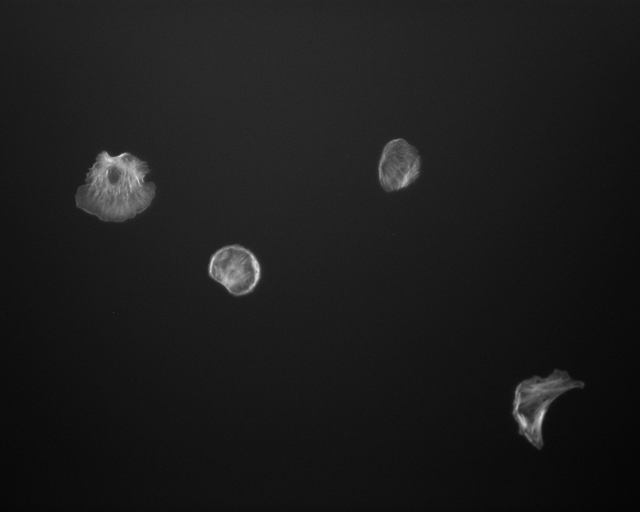
%> input picture UI/Supplementary Data/Example images/MEF_LMNA--/xy001c1.tif, 1280 x 1024 px (shown at 1/2 size)
$ octave FFT_align_spence.m   (GNU Octave 9; MATLAB toolbox functions it lacks are replaced by stand-ins)
%> lines starting %> are read from the running program, lines starting %| are printed output that depends on the picture; in (x1, y1, x2, y2) boxes, pixels count from 0 and x2, y2 are one past the last pixel; in counts of white or black regions, pixels touching at a corner belong together; the program's own positions count from 1
### UI/matlab/imsharpen.m
function B = imsharpen(varargin)
%IMSHARPEN Sharpen image using unsharp masking.
%   B = imsharpen(A) returns an enhanced version of the grayscale or
%   truecolor input image A where the image features, such as edges, have
%   been sharpened using the unsharp masking method.
%
%   B = imsharpen(__,NAME1,VAL1,...) sharpens the image using name-value
%   pairs to control aspects of unsharp masking. Parameter names can be
%   abbreviated.
%
%   Parameters include:
%
%   'Radius'    - Specifies the standard deviation of the Gaussian lowpass
%                 filter used as part of unsharp masking. This value
%                 controls the size of the region around the edge pixels
%                 that is affected by sharpening. A large value sharpens
%                 wider regions around the edges, whereas a small value
%                 sharpens narrower regions around edges. Default value is
%                 1.
%
%   'Amount'    - Specifies the strength of the sharpening effect. A higher
%                 value leads to larger increase in the contrast of the
%                 sharpened pixels. Typical values for this parameter are
%                 within the range [0 2], although values greater than 2
%                 are allowed. Very large values for this parameter may
%                 create undesirable effects in the output image. Default
%                 value is 0.8.
%
%   'Threshold' - A scalar in the range [0 1], specifying the minimum
%                 contrast required for a pixel to be considered an edge
%                 pixel and sharpened by unsharp masking. Higher values
%                 (closer to 1) allow sharpening only in high-contrast
%                 regions, such as strong edges, while leaving low-contrast
%                 regions unaffected. Lower values (closer to 0)
%                 additionally allow sharpening in relatively smoother
%                 regions of the image. This parameter is useful in
%                 avoiding sharpening noise in the output image. Default
%                 value is 0.
%
%   Class Support
%   -------------
%   The input image A is an array of one of the following classes: uint8,
%   int8, uint16, int16, uint32, int32, single, or double. It must be
%   nonsparse. Output image B is of the same size and class as A.
%
%   Notes
%   -----
%   1.  Truecolor (RGB) input image is converted to L*a*b* colorspace
%       and sharpening is applied to the L* channel only. It is converted
%       back to RGB colorspace and returned as output.
%
%   Example 1
%   ---------
%   This example computes and displays a sharpened version of an image
%
%   a = imread('hestain.png');
%   imshow(a), title('Original Image');
%
%   b = imsharpen(a);
%   figure, imshow(b), title('Sharpened Image');
%
%   Example 2
%   ---------
%   This example sharpens an input image using different control parameters
%   for unsharp masking
%
%   a = imread('rice.png');
%   imshow(a), title('Original Image');
%
%   b = imsharpen(a,'Radius',2,'Amount',1);
%   figure, imshow(b), title('Sharpened Image');
%
%   See also FSPECIAL, IMADJUST, IMCONTRAST.

%   Copyright 2012 The MathWorks, Inc.

narginchk(1,7);

[A, radius, amount, threshold] = parse_inputs(varargin{:});

if isempty(A)
    B = A;
    return;
end

isRGB = ndims(A) == 3;
if isRGB
    [A, classA] = convertRGB2Lab(A);
    I = A(:,:,1);
else
    I = A;
end

% Gaussian blurring filter
filtRadius = ceil(radius*2); % 2 Standard deviations include >95% of the area.
filtSize = 2*filtRadius + 1;
gaussFilt = fspecial('gaussian',[filtSize filtSize],radius);

% High-pass filter
sharpFilt = zeros(filtSize,filtSize);
sharpFilt(filtRadius+1,filtRadius+1) = 1;
sharpFilt = sharpFilt - gaussFilt;

if threshold > 0
    % When threshold > 0, sharpening includes a non-linear (thresholding)
    % step

    classI = class(I);
    % Convert image to floating point for computation
    if isinteger(I)
        I = single(I);
    end

    % Compute high-pass component
    B = imfilter(I,sharpFilt,'replicate','conv');

    % Threshold the high-pass component
    B = getThresholdedEdgeComponent(B,threshold);

    % Sharpening - add the high-pass component
    B = imlincomb(1,I,amount,B,classI);
else
    % For threshold = 0, sharpening is a linear filtering operation

    sharpFilt = amount*sharpFilt;
    % Add 1 to the center element of sharpFilt effectively add a unit
    % impulse kernel to sharpFilt.
    sharpFilt(filtRadius+1,filtRadius+1) = sharpFilt(filtRadius+1,filtRadius+1) + 1;
    B = imfilter(I,sharpFilt,'replicate','conv');
end

if isRGB
    A(:,:,1) = B;
    B = convertLab2RGB(A, classA);
end

end

% -------------------------------------------------------------------------

function gradientImg = getThresholdedEdgeComponent(gradientImg,threshold)

absGradientImg = abs(gradientImg);
Gmax = max(absGradientImg(:));
t = Gmax * threshold;
gradientImg(absGradientImg < t) = 0;

end

% -------------------------------------------------------------------------

% [24 lines left out: function convertRGB2Lab, not called in this run]

% -------------------------------------------------------------------------

% [22 lines left out: function convertLab2RGB, not called in this run]

% -------------------------------------------------------------------------

function [A, radius, amount, threshold] = parse_inputs(varargin)

A    = varargin{1};
validImageTypes = {'uint8','int8','uint16','int16','uint32','int32', ...
                   'single','double'};
validateattributes(A,validImageTypes,{'nonsparse','real'},mfilename,'A',1);
N = ndims(A);
if (isvector(A) || N > 3)
    error(message('images:imsharpen:invalidInputImage'));
elseif (N == 3)
    if (size(A,3) ~= 3)
        error(message('images:imsharpen:invalidImageFormat'));
    end
end

% Default values for parameters
radius = 1;
amount = 0.8;
threshold = 0;

args_names = {'radius', 'amount','threshold'};

for i = 2:2:nargin
    arg = varargin{i};
    if ischar(arg)
        idx = find(strncmpi(arg, args_names, numel(arg)));
        if isempty(idx)
            error(message('images:validate:unknownInputString', arg))
        elseif numel(idx) > 1
            error(message('images:validate:ambiguousInputString', arg))
        elseif numel(idx) == 1
            if (i+1 > nargin)
                error(message('images:validate:missingParameterValue'));
            end
            if idx == 1
                radius = varargin{i+1};
                validateattributes(radius,{'double'},{'positive','finite', ...
                    'real', 'nonempty','scalar'}, mfilename,'Radius',i);
            elseif idx == 2
                amount = varargin{i+1};
                validateattributes(amount,{'double'},{'nonnegative','finite', ...
                    'real','nonempty','scalar'}, mfilename,'Amount',i);
            elseif idx == 3
                threshold = varargin{i+1};
                validateattributes(threshold,{'double'},{'finite', ...
                    'real','scalar', '>=', 0, '<=', 1}, mfilename, ...
                    'Threshold',i);
            end
        end
    else
        error(message('images:validate:mustBeString'));
    end
end

end

### UI/matlab/FFT_align_spence.m
%% About

% Description: This function uses FFT analysis to calculate the
% frequencies pixel intensities to determine the collagen fiber orientation
% of a tendon

%% Initialization

% Setup parallel processing
% labs=parpool('size');
ver = version('-release');
if strcmp(ver,'2015a') || strcmp(ver,'2014a')
    if ~exist('parpool') %labs==0
        parpool local
    end
else
    labs=matlabpool('size');
    if labs==0
        matlabpool open
    end
end
% Clear workspace
clearvars -except inipth;
close all;

%% Load SHG image

if (~exist('inipth','var') | inipth==0)
    inipth='C:\Users\Spence\Documents\CloudStation';
end


[fnm, pth] = uigetfile('*_005.tif', 'Select image to analyze',inipth);
%> the answer given: ../Supplementary Data/Example images/MEF_LMNA--/xy001c1.tif
inipth=pth;

if (fnm ==0)
    uiwait(warndlg('You''re doing it wrong!'));
    return;
end

eg_file = fullfile(pth,fnm)

Sdir = dir(fullfile(pth,'*.tif'));

fnames = {Sdir.name};

sr_v = listdlg(...
        'PromptString', 'Choose SHG collagen images', ...
        'SelectionMode', 'Multiple', ...
        'Name', '.tif SHG collagen images', ...
        'InitialValue', 1:2, ...
        'ListString', fnames,...
        'Listsize',[300 400]);
%> the answer given: 1

if(isempty(sr_v))
  uiwait(warndlg('OOPS! There doesn''t seem to be anything here!'));
    return;
end


    for i=1:length(sr_v)
        filename(i,1) = {fullfile(pth, char(fnames(sr_v(i))))};
    end

%%%%
% fnm_pth = fullfile(pth,fnm); % Create a file pathway so MATLAB can navigate to other folders

ang_var = zeros(length(filename(:,1)),3);
ang_dev = zeros(length(filename(:,1)),2);

% Before entering a for loop, ask user if s/he would like to enhance all
% images'

qstring = 'Lookin'' sharp! Would you like all images to look dapper (sharpen/enhanced) as well?';
enhanceChoice = questdlg(qstring, 'Image Enhancement', ...
            'Yes', 'No','Woof', 'Yes');
%> the answer given: Yes

% Ask about window size before jj for loop
    % Ask user for window parameters
    dlg_title = 'Input Window Size Parameters';
    prompt(1,1) = {'Enter Bundle Width (pixels):'};
    prompt(2,1) = {'Enter Bundle height (pixels):'};
    num_lines = 1;
    defAns = {'25', '25'}; % default answer

    answer1 = inputdlg(prompt, dlg_title, num_lines, defAns); % User input
%> the answer given: 25, 25

    windowSize(1) = str2double(answer1{1});
    windowSize(2) = str2double(answer1{2});

    h1 = waitbar(0,'Analyzing images...');
for jj = 1:length(filename(:,1))

        waitbar(jj/length(filename(:,1)));
        pout_init = imread(char(filename(jj)));
%> pout_init is the input picture: size 1024x1280 uint16; min 151, max 763, mean 218.9

    %     pout_init = imread(fnm_pth); % Read the image from whatever pathway the image came from
    pout = pout_init(:,:,end); % Some images have multiple Z layers. Only the last Z layer seems to have data
    clear pout_init


    % Angles are between -90 and 90 deg, so tendon must be horizontal in image
    % pout = imrotate(pout,90);

    % Create mask of tendon area
    BW=im2bw(pout,graythresh(pout));
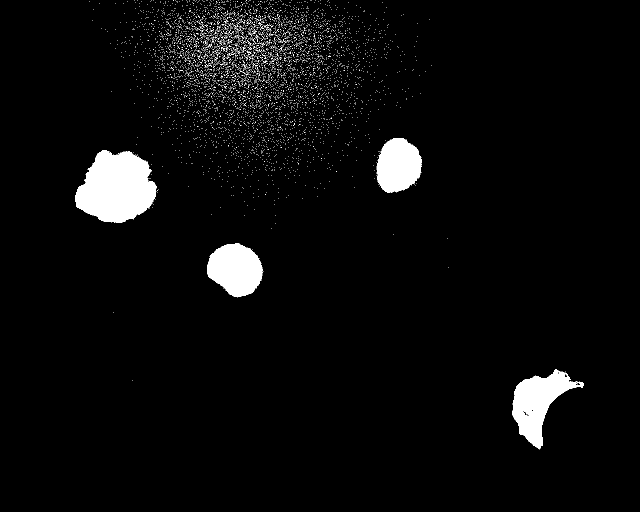
%> BW: size 1024x1280 logical (shown at 1/2 size); 3.9% white; 5776 white regions (5772 under 20 px), largest, box (x1, y1, x2, y2) and area: (150, 300, 314, 446) 16964, (1024, 739, 1168, 899) 9670, (414, 486, 526, 595) 8675, (753, 276, 844, 386) 7541
    BW2=imclose(BW,strel('disk', 6, 4));
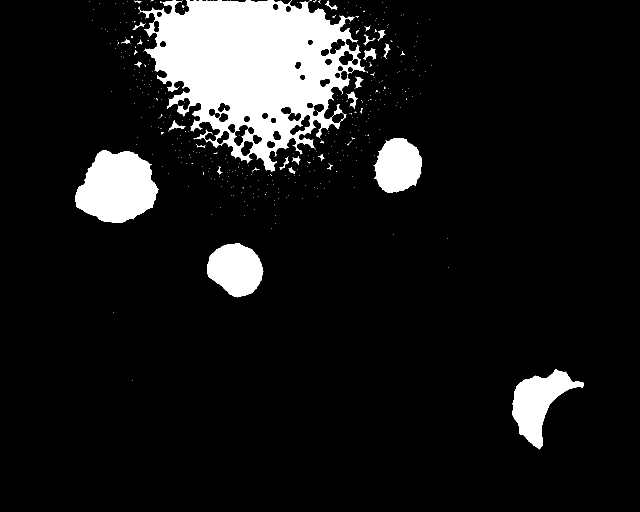
%> BW2: size 1024x1280 logical (shown at 1/2 size); 10.2% white; 375 white regions (345 under 20 px), largest, box (x1, y1, x2, y2) and area: (276, 0, 731, 344) 86187, (150, 300, 318, 446) 17450, (1024, 739, 1168, 899) 9940
    BW3=imfill(BW2,'holes');
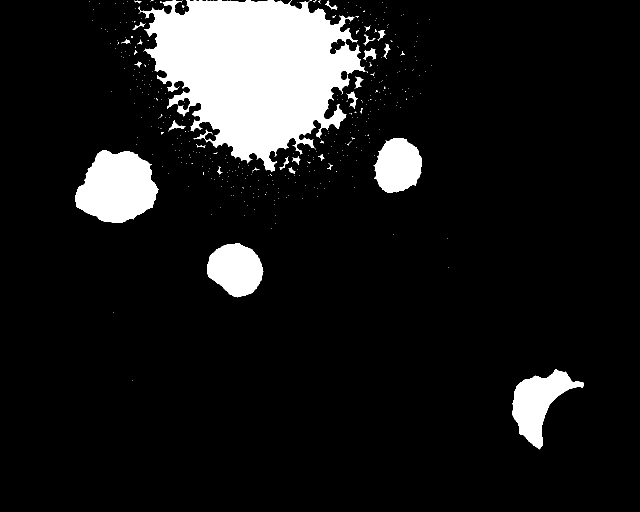
%> BW3: size 1024x1280 logical (shown at 1/2 size); 10.8% white; 374 white regions (344 under 20 px), largest, box (x1, y1, x2, y2) and area: (276, 0, 731, 344) 94678, (150, 300, 318, 446) 17450, (1024, 739, 1168, 899) 9940
    BW4=bwareaopen(BW3,round(size(BW3,1)*size(BW3,2)*.1));
%> BW4: size 1024x1280 logical; every value is 0
    clear BW BW2 BW3
    BW4=ones(size(pout));  % Uncomment if tendon fills FOV
    B = bwboundaries(BW4);

    figure, imshow(pout);
    hold on
    plot(B{1}(:,2),B{1}(:,1),'r')
    hold off
    title('raw image')
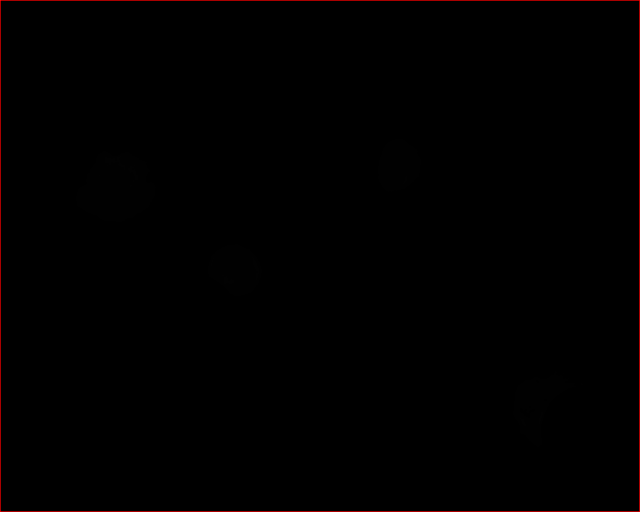
%> figure redrawn from the program's plot data; shown at 1/2 size; its title reads 'raw image'

%    % This wasn't in the paper but I think sharpening the image would help w/
% % dividing the intensities into bands
% % We can ask the user first... but they should
% qstring = 'Sharpening the image will help the code run. Would you like to sharpen?';
% enhanceChoice = questdlg(qstring, 'Image Enhancement', ...
%             'Yes', 'No','Woof', 'Yes');

    % This is from before entering the (jj) for loop-de-loop
        if strcmp(enhanceChoice,'Yes')
            pout_imadjust = imadjust(pout);
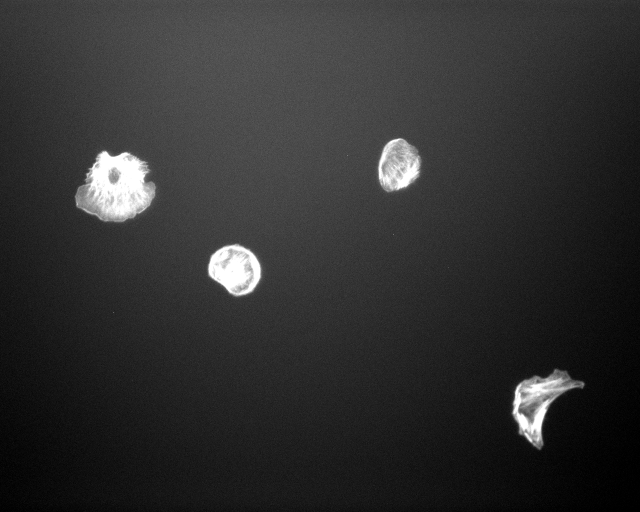
%> pout_imadjust: size 1024x1280 uint16 (shown at 1/2 size); min 0, max 65535, mean 12404.4; drawn with min black and max white
            % pout_histeq = histeq(pout);
            % pout_adapthisteq = imadjust(adapthisteq(pout));
            pout_sharp = imsharpen(pout_imadjust, 'Threshold',0.5);% 'Amount', 2);
%> the loop in parse_inputs, `for i = 2:2:nargin` made 1 pass
%> (arg, idx, threshold) on pass 1: ('Threshold', 3, 0.5)
%> after the loop in parse_inputs, `for i = 2:2:nargin`: amount = 0.8; radius = 1
%> in imsharpen, `[A, radius, amount, threshold] = parse_inputs(varargin{:});`: amount = 0.8; threshold = 0.5
%> in imsharpen, `filtRadius = ceil(radius*2);`: filtRadius = 2
%> in imsharpen, `filtSize = 2*filtRadius + 1;`: filtSize = 5
%> in imsharpen, `gaussFilt = fspecial('gaussian',[filtSize filtSize],radius);`: gaussFilt = [0.00297 0.0133 0.0219 0.0133 0.00297; 0.0133 0.0596 0.0983 0.0596 0.0133; 0.0219 0.0983 0.162 0.0983 0.0219; 0.0133 0.0596 0.0983 0.0596 0.0133; 0.00297 0.0133 0.0219 0.0133 0.00297]
%> in imsharpen, `sharpFilt = sharpFilt - gaussFilt;`: sharpFilt = [-0.00297 -0.0133 -0.0219 -0.0133 -0.00297; -0.0133 -0.0596 -0.0983 -0.0596 -0.0133; -0.0219 -0.0983 0.838 -0.0983 -0.0219; -0.0133 -0.0596 -0.0983 -0.0596 -0.0133; -0.00297 -0.0133 -0.0219 -0.0133 -0.00297]
%> in imsharpen, `B = imfilter(I,sharpFilt,'replicate','conv');`:
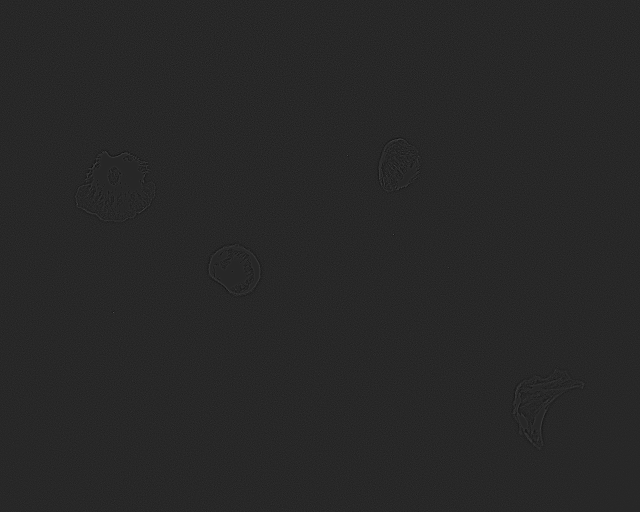
%> B: size 1024x1280 single (shown at 1/2 size); min -8576.7, max 46206.8, mean 0; drawn with min black and max white
%> in getThresholdedEdgeComponent, `Gmax = max(absGradientImg(:));`: Gmax = 46206.8
%> in getThresholdedEdgeComponent, `t = Gmax * threshold;`: t = 23103.4
            figure, imshow(pout_sharp);
            hold on
            plot(B{1}(:,2),B{1}(:,1),'r')
            hold off
            title('sharpened image')
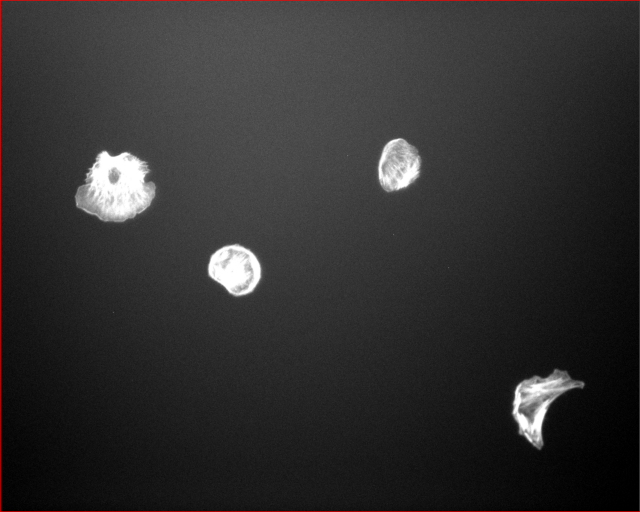
%> figure redrawn from the program's plot data; shown at 1/2 size; its title reads 'sharpened image'
        else
            % do nothing and continue with the code
            pout_sharp = pout;
        end
    clear pout pout_imadjust


    %% Window washing co.

% [12 lines of commented-out code are left out]

%> (the run ends here)
